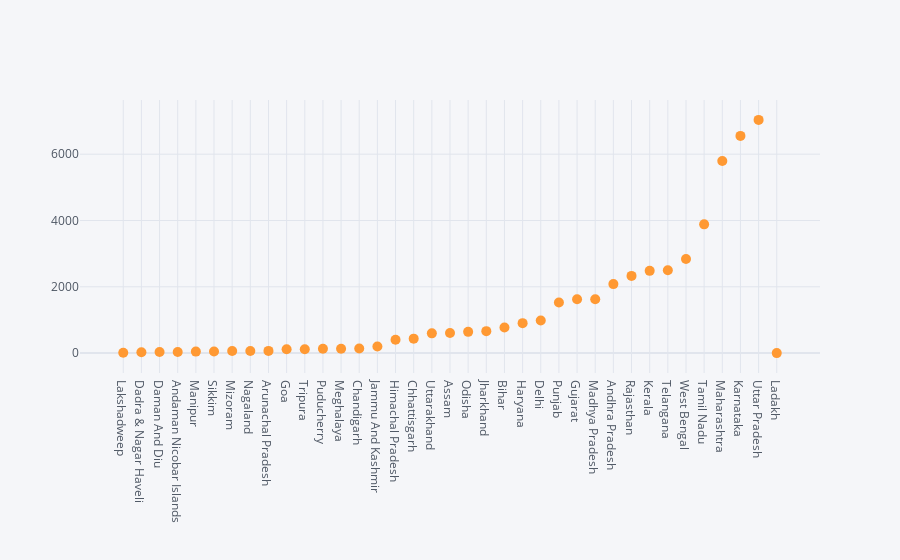

Write notebook code for a chart like this one.
### Code cell
df.iplot(kind='scatter',x='States',y='Total',mode='markers',size=10)

### Figure 1 — Plotly figure (JSON) as saved in the notebook; plotly's stock layout.template omitted (floating-point values rounded to 4 significant figures)
{"data": [{"line": {"color": "rgba(255, 153, 51, 1.0)", "dash": "solid", "shape": "linear", "width": 1.3}, "marker": {"size": 10, "symbol": "circle"}, "mode": "markers", "name": "Total", "text": "", "type": "scatter", "x": ["Lakshadweep", "Dadra & Nagar Haveli", "Daman And Diu", "Andaman Nicobar Islands", "Manipur", "Sikkim", "Mizoram", "Nagaland", "Arunachal Pradesh", "Goa", "Tripura", "Puducherry", "Meghalaya", "Chandigarh", "Jammu And Kashmir", "Himachal Pradesh", "Chhattisgarh", "Uttarakhand", "Assam", "Odisha", "Jharkhand", "Bihar", "Haryana", "Delhi", "Punjab", "Gujarat", "Madhya Pradesh", "Andhra Pradesh", "Rajasthan", "Kerala", "Telangana", "West Bengal", "Tamil Nadu", "Maharashtra", "Karnataka", "Uttar Pradesh", "Ladakh"], "y": [11, 24, 31, 32, 45, 49, 62, 64, 66, 115, 117, 129, 131, 141, 200, 401, 436, 596, 604, 641, 662, 771, 904, 986, 1525, 1622, 1623, 2081, 2329, 2481, 2498, 2838, 3884, 5793, 6553, 7035, 0]}], "layout": {"legend": {"bgcolor": "#F5F6F9", "font": {"color": "#4D5663"}}, "paper_bgcolor": "#F5F6F9", "plot_bgcolor": "#F5F6F9", "title": {"font": {"color": "#4D5663"}}, "xaxis": {"gridcolor": "#E1E5ED", "showgrid": true, "tickfont": {"color": "#4D5663"}, "title": {"font": {"color": "#4D5663"}, "text": ""}, "zerolinecolor": "#E1E5ED"}, "yaxis": {"gridcolor": "#E1E5ED", "showgrid": true, "tickfont": {"color": "#4D5663"}, "title": {"font": {"color": "#4D5663"}, "text": ""}, "zerolinecolor": "#E1E5ED"}}}
